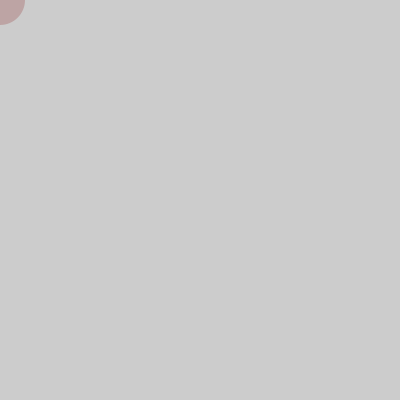
Frame 1 (no input)
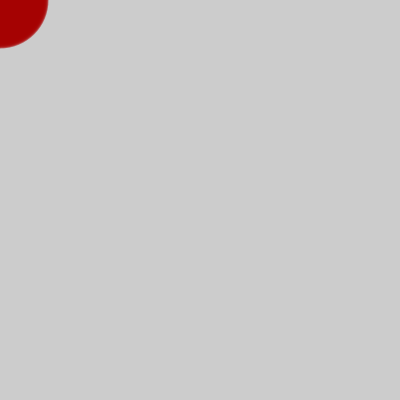
Frame 60 (the mouse pressed at the canvas centre just before this capture)
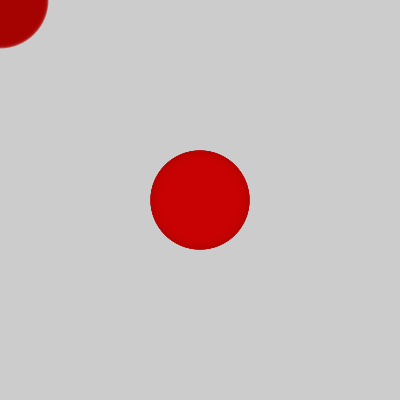
Frame 120 (the mouse held since frame 60 and released just before this capture)

The Processing sketch that drew these frames (run headless with seeded random() and noise(); from frame 60 on, the mouse is pressed at the canvas centre):

// Processing sketch: processing_182289
// ── processing_182289.pde

/*
 * Red Snake (Serpiente Roja)
 *
 * Programa para crear una serpiente roja moviendose por la pantalla
 *
 * Paso 6:
 *  - cambia el tamaño del circulo en funcion del tiempo
 *  - al igual que antes, necesitaras crear una variable
 *    para almacenar el valor del tamaño
 *  - puedes usar la misma funcion que para el color, pero
 *    cambiando la frecuencia
 *  - para mejor efecto visual, añade transparencia al color
 *
 * (c) 2013 D. Cuartielles, Arduino Verkstad, Suecia
 */
 
int rojo = 255;
int tiempo = 0;
int diametro = 50;
  
void setup() {
  size(400, 400);
}
 
void draw() {
  tiempo = tiempo + 1;    
  rojo = int(128 * (1 + sin(tiempo * 2 * PI / frameRate / 20)));
  diametro = int(50 * (1 + sin( tiempo * 2 * PI / frameRate / 5))); // Modifica el diametro del circulo con el paso del tiempo
   
  noStroke();            
  fill(rojo, 0, 0, 50);  // Añade un 50% de transparencia al color
  ellipse(mouseX, mouseY, diametro, diametro);
}
